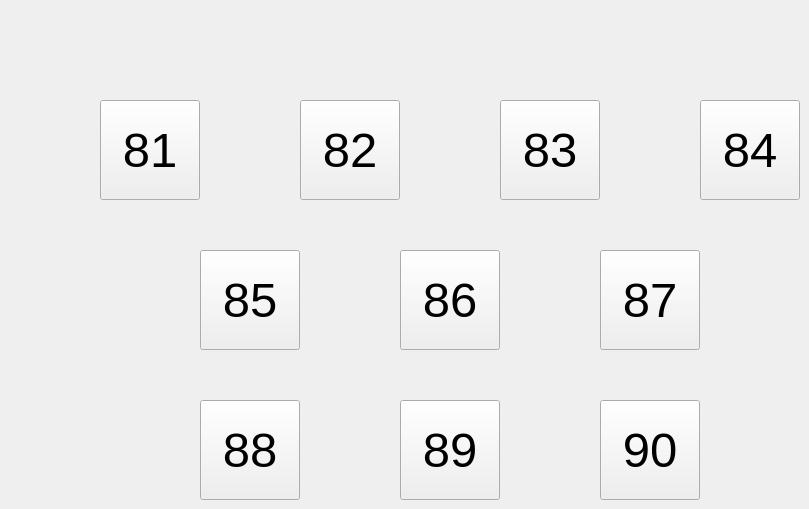
   <widget class="QWidget" name="page_9">
    <widget class="QPushButton" name="Pigsty_82">
     <property name="geometry">
      <rect>
       <x>300</x>
       <y>100</y>
       <width>100</width>
       <height>100</height>
      </rect>
     </property>
     <property name="font">
      <font>
       <pointsize>37</pointsize>
      </font>
     </property>
     <property name="text">
      <string>82</string>
     </property>
    </widget>
    <widget class="QPushButton" name="Pigsty_84">
     <property name="geometry">
      <rect>
       <x>700</x>
       <y>100</y>
       <width>100</width>
       <height>100</height>
      </rect>
     </property>
     <property name="font">
      <font>
       <pointsize>37</pointsize>
      </font>
     </property>
     <property name="text">
      <string>84</string>
     </property>
    </widget>
    <widget class="QPushButton" name="Pigsty_83">
     <property name="geometry">
      <rect>
       <x>500</x>
       <y>100</y>
       <width>100</width>
       <height>100</height>
      </rect>
     </property>
     <property name="font">
      <font>
       <pointsize>37</pointsize>
      </font>
     </property>
     <property name="text">
      <string>83</string>
     </property>
    </widget>
    <widget class="QPushButton" name="Pigsty_87">
     <property name="geometry">
      <rect>
       <x>600</x>
       <y>250</y>
       <width>100</width>
       <height>100</height>
      </rect>
     </property>
     <property name="font">
      <font>
       <pointsize>37</pointsize>
      </font>
     </property>
     <property name="text">
      <string>87</string>
     </property>
    </widget>
    <widget class="QPushButton" name="Pigsty_81">
     <property name="geometry">
      <rect>
       <x>100</x>
       <y>100</y>
       <width>100</width>
       <height>100</height>
      </rect>
     </property>
     <property name="font">
      <font>
       <pointsize>37</pointsize>
      </font>
     </property>
     <property name="text">
      <string>81</string>
     </property>
    </widget>
    <widget class="QPushButton" name="Pigsty_85">
     <property name="geometry">
      <rect>
       <x>200</x>
       <y>250</y>
       <width>100</width>
       <height>100</height>
      </rect>
     </property>
     <property name="font">
      <font>
       <pointsize>37</pointsize>
      </font>
     </property>
     <property name="text">
      <string>85</string>
     </property>
    </widget>
    <widget class="QPushButton" name="Pigsty_88">
     <property name="geometry">
      <rect>
       <x>200</x>
       <y>400</y>
       <width>100</width>
       <height>100</height>
      </rect>
     </property>
     <property name="font">
      <font>
       <pointsize>37</pointsize>
      </font>
     </property>
     <property name="text">
      <string>88</string>
     </property>
    </widget>
    <widget class="QPushButton" name="Pigsty_89">
     <property name="geometry">
      <rect>
       <x>400</x>
       <y>400</y>
       <width>100</width>
       <height>100</height>
      </rect>
     </property>
     <property name="font">
      <font>
       <pointsize>37</pointsize>
      </font>
     </property>
     <property name="text">
      <string>89</string>
     </property>
    </widget>
    <widget class="QPushButton" name="Pigsty_86">
     <property name="geometry">
      <rect>
       <x>400</x>
       <y>250</y>
       <width>100</width>
       <height>100</height>
      </rect>
     </property>
     <property name="font">
      <font>
       <pointsize>37</pointsize>
      </font>
     </property>
     <property name="text">
      <string>86</string>
     </property>
    </widget>
    <widget class="QPushButton" name="Pigsty_90">
     <property name="geometry">
      <rect>
       <x>600</x>
       <y>400</y>
       <width>100</width>
       <height>100</height>
      </rect>
     </property>
     <property name="font">
      <font>
       <pointsize>37</pointsize>
      </font>
     </property>
     <property name="text">
      <string>90</string>
     </property>
    </widget>
   </widget>
